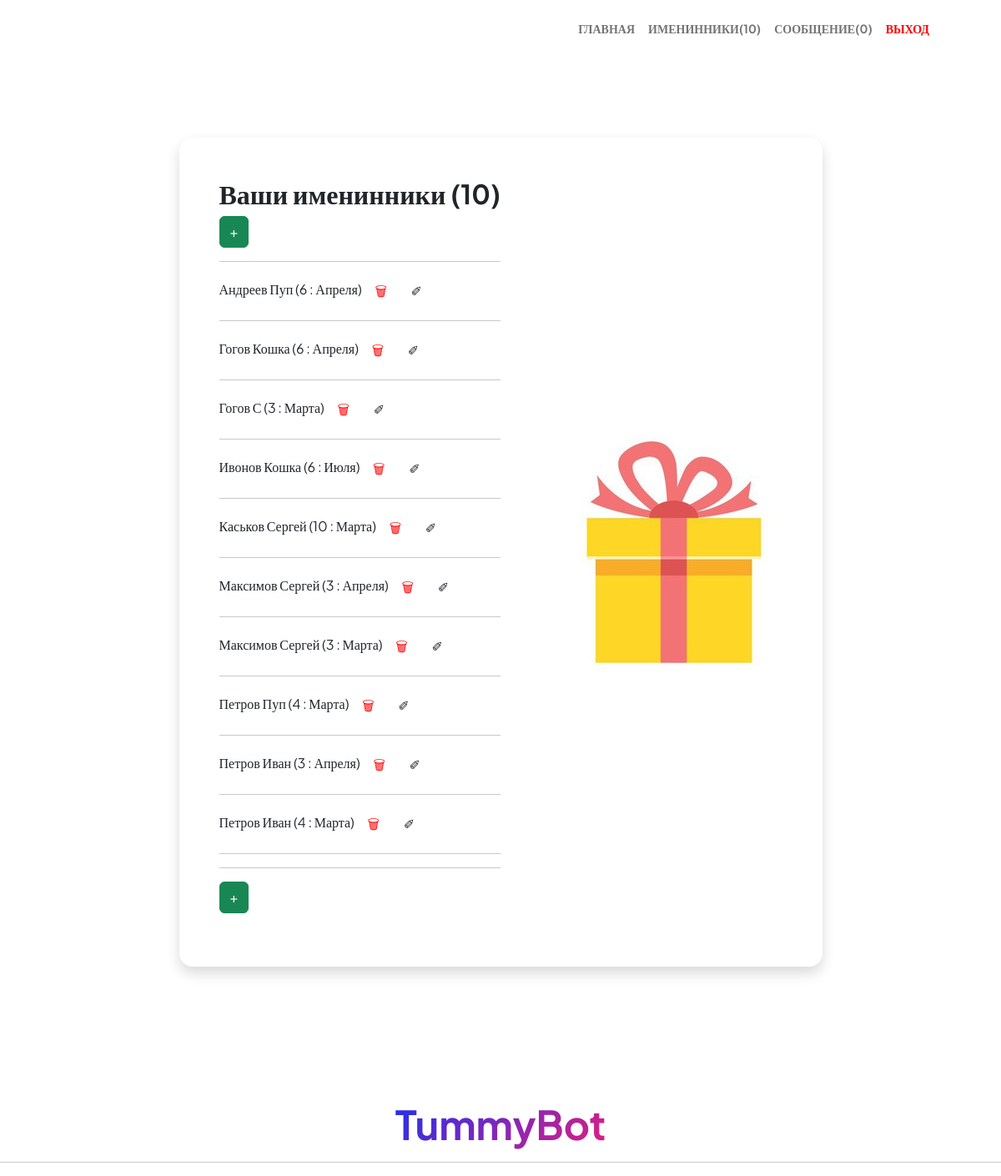
The page /users/radmi-list/ (signed in) on the database as committed earlier.
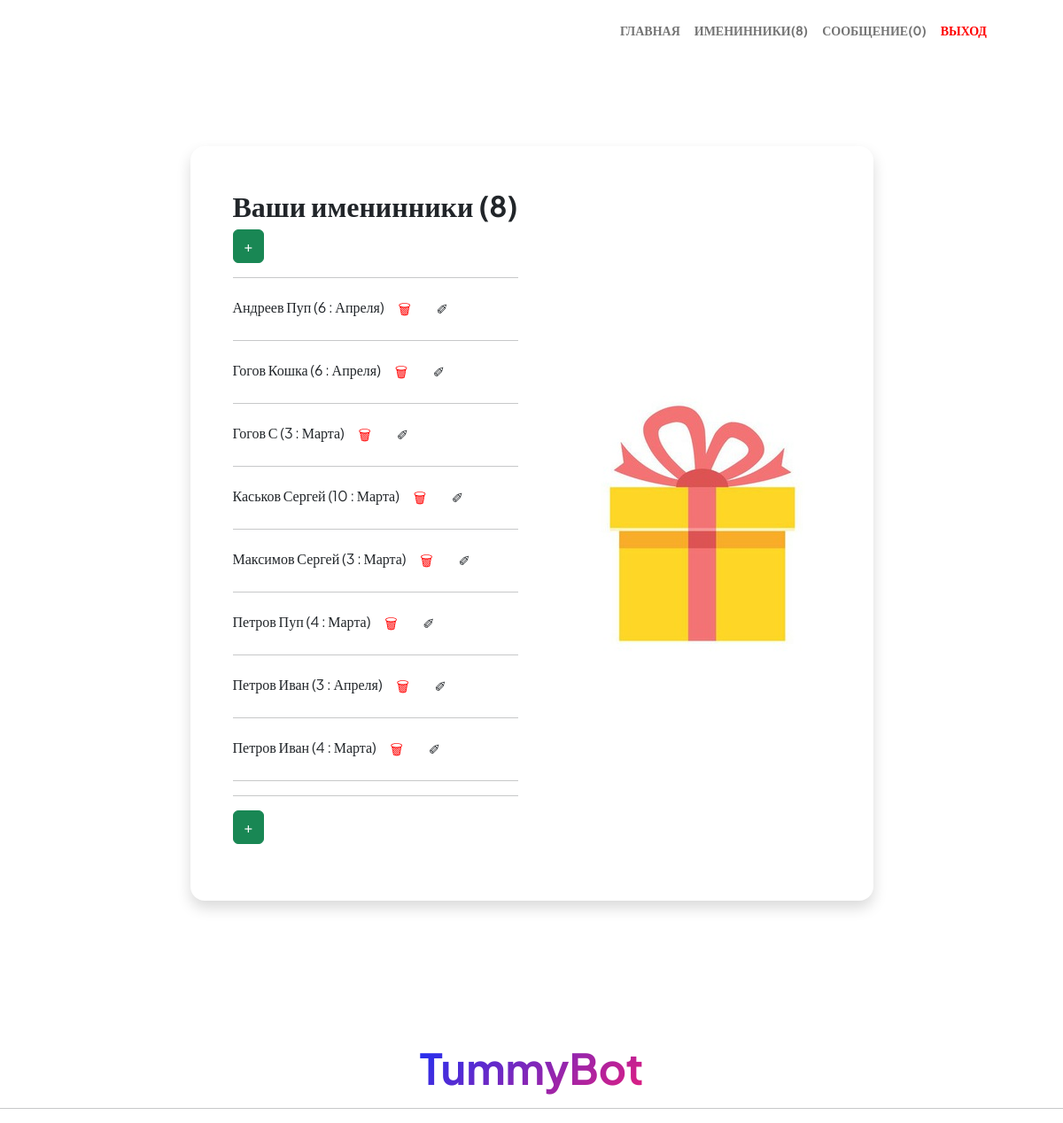
The same page on the database as committed later.
### reminders/models.py (models this page shows)
class Birthday_boy(models.Model):
    name = models.CharField(max_length=32, default='default name')
    surname = models.CharField(max_length=32)
    def __str__(self):
        return f'{self.surname} {self.name}   ({self.day} : {self.month})'
    day = models.ForeignKey(Day, on_delete=models.CASCADE)
    month = models.ForeignKey(Month, on_delete=models.CASCADE)
    user = models.ManyToManyField(SiteUser)

class Day(models.Model):
    day = models.IntegerField(unique=True)
    def __str__(self):
        return '{}'.format(self.day)

class Month(models.Model):
    month = models.CharField(max_length=12, unique=True)
    def __str__(self):
        return self.month

### reminders/views.py (the view)
# urls.py: path('radmi-list/', views.RadmiListView.as_view(), name='radmi_list'),
class RadmiListView(ListView, HumanContextMixin):
    model = Birthday_boy
    template_name = 'reminders/radmi_list.html'
    context_object_name = 'birthday'
    def get_queryset(self):
        return Birthday_boy.objects.filter(user=self.request.user)

### reminders/context_processors.py (called while the page is built)
def name_bot(request):
    return {"name_bot": 'TummyBot'}

def story(request):
    try:
        story = Birthday_boy.objects .filter(user = request.user).latest('id')
        return {"story": story}
    except TypeError:
        return {"story": ''}
    except ObjectDoesNotExist:
        return {"story": ''}

### reminders/views.py (called while the page is built)
    def get_context_data(self, *args, **kwargs):
        context = super().get_context_data(*args, **kwargs)
        context['count'] = Birthday_boy.objects.filter(user=self.request.user).count()
        context['count_messages'] = Reminder.objects.filter(user=self.request.user).count()
        context['date_time'] = date_time.date()
        return context

### reminders/templates/reminders/radmi_list.html (shortened to what this page needs)
{% extends "base.html" %}
{% load static %}
{% block index %}
<section class="py-5" xmlns="http://www.w3.org/1999/html">
    <div class="container px-5 mb-5">
        <div class="row gx-5 justify-content-center">
            <div class="col-lg-11 col-xl-9 col-xxl-8">
                <div class="card overflow-hidden shadow rounded-4 border-0 mb-5">
                    <div class="card-body p-0">
                        <div class="d-flex align-items-center">
                            <div class="p-5">
                                <h2 class="fw-bolder">Ваши именинники ({{count}})</h2>
                                <h4>
                               <a class="btn btn-success" title="Добавить"  href="{% url 'blog_site:radmi_create' %}">+</a>
                                </h4>
                                <p> {%for i in birthday|dictsort:"surname"%}
                                <hr>
                               {{i}}
                 <a class = "btn" href="{% url 'blog_site:radmi_delete' pk=i.pk %}" title="Удалить" style="color: red;">&#128465; </a>
                       <a class = "btn" href="{% url 'blog_site:radmi_update' pk=i.pk %}" title="Изменить">&#10000; </a>
                                {% endfor %}
                                <hr>
                                <hr>
                                <p>
                                 <a class="btn btn-success" title="Добавить"  href="{% url 'blog_site:radmi_create' %}">+</a>
                                </p>
                            </div>
                            <img class="img-fluid" src="{% static 'assets/present.png' %}" alt="..."/>
                        </div>
                    </div>
                </div>
            </div>
        </div>
    </div>
</section>
 <div class="row gx-5 justify-content-center">
            <div class="col-xxl-8">
                <div class="text-center my-3">
                    <h4 class="display-5 fw-bolder"><span class="text-gradient d-inline">{{name_bot}}</span></h4>
<hr>
                    </div>
                </div>
            </div>
{% endblock %}

Rows that differ between the two databases and show on the page:
removed Birthday_boy: surname+name+day "Ивонов Кошка (6 : Июля)"
removed Birthday_boy: surname+name+day "Максимов Сергей (3 : Апреля)"
Other text that changed with them:
{{ count }}: "10" → "8"
